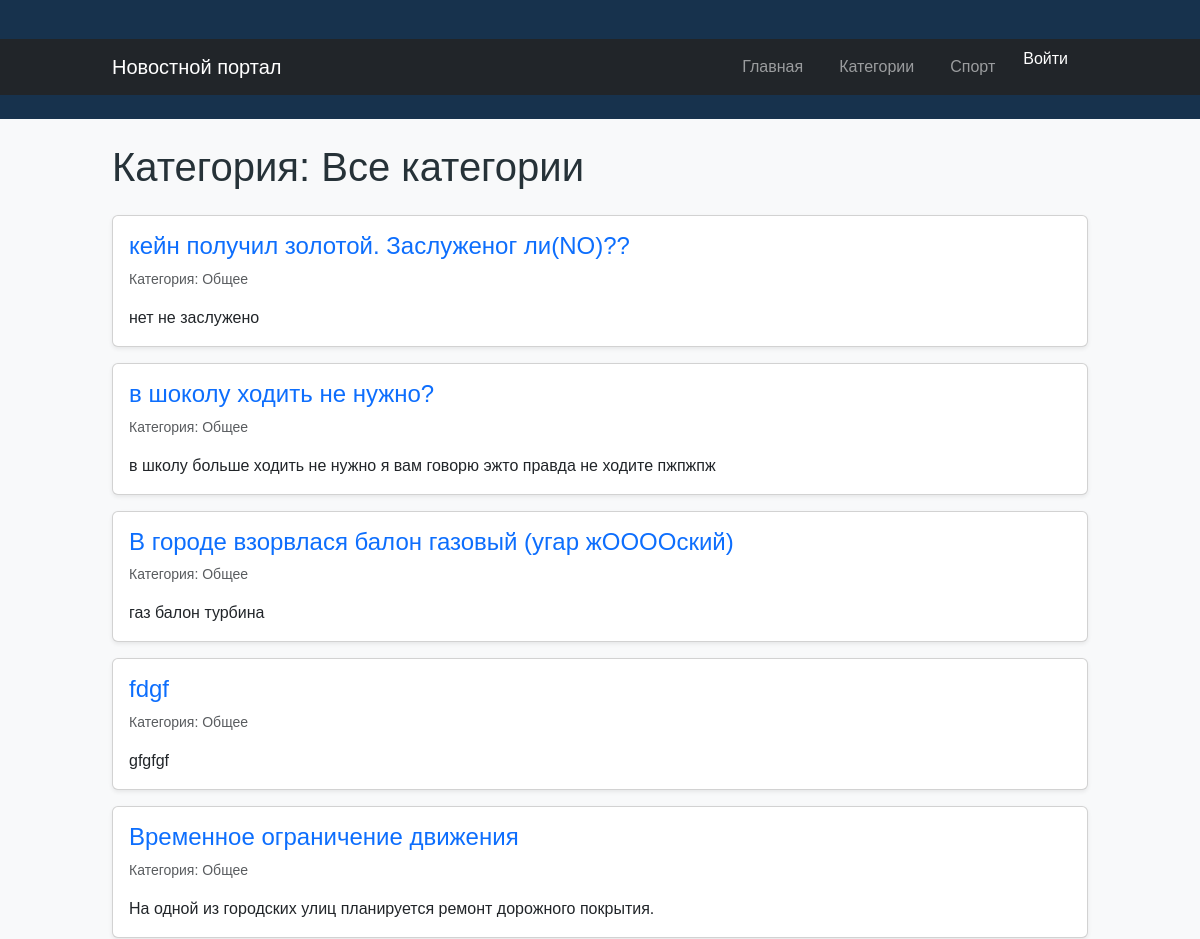
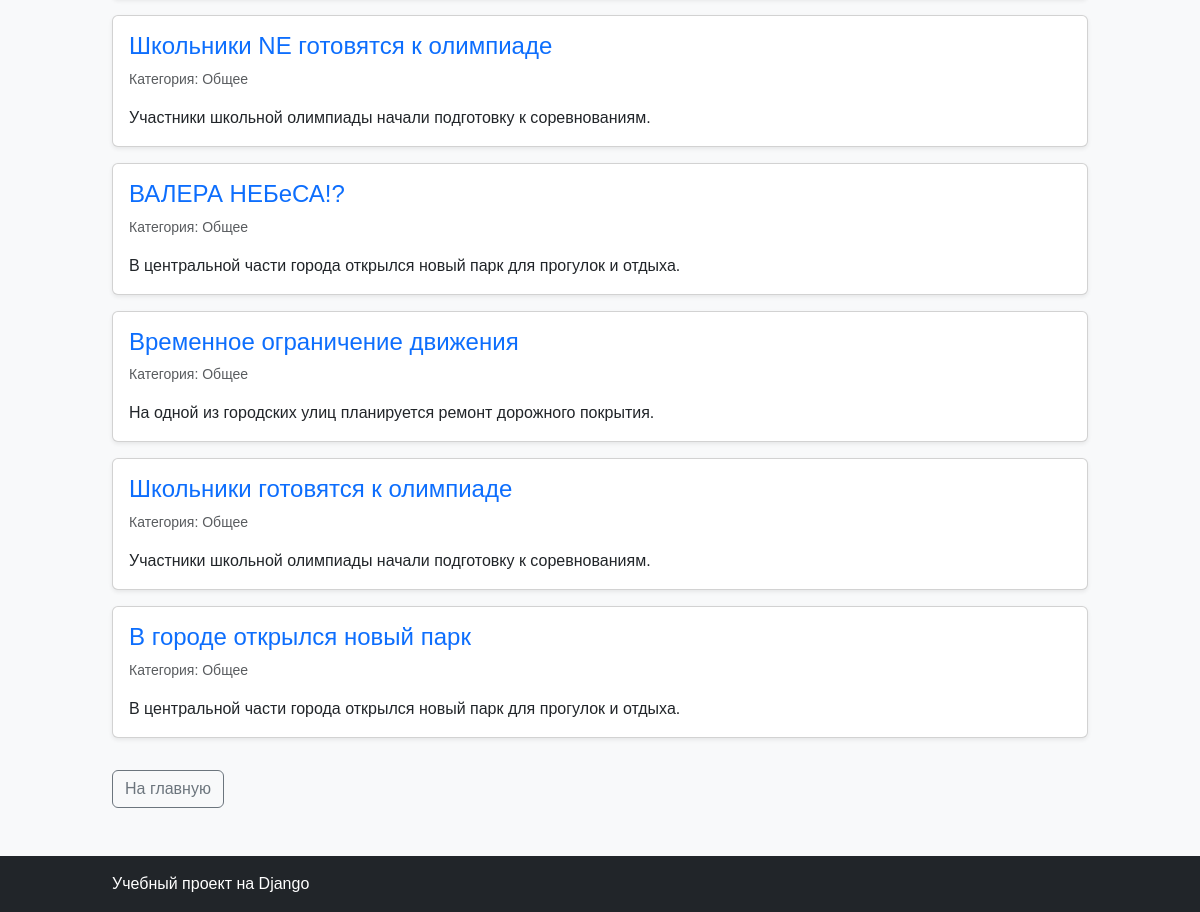
The app's page /category/, older data (2 pictures, top to bottom).
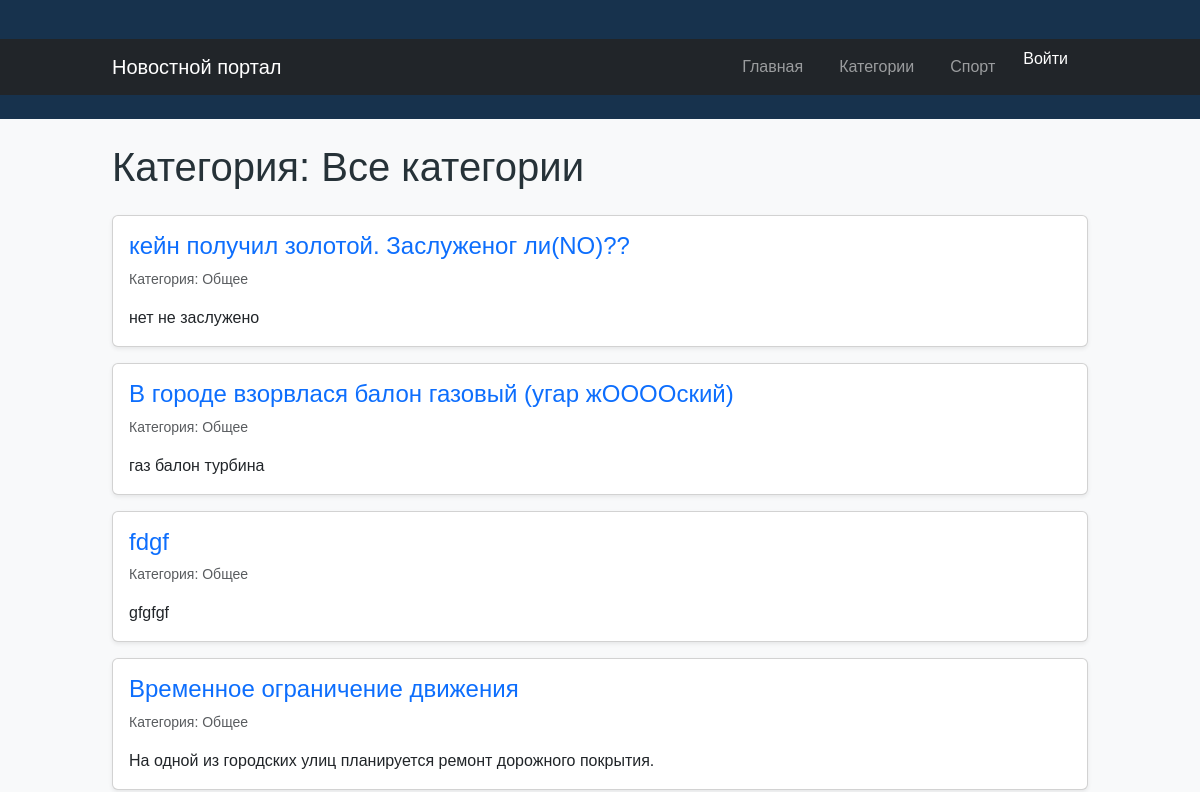
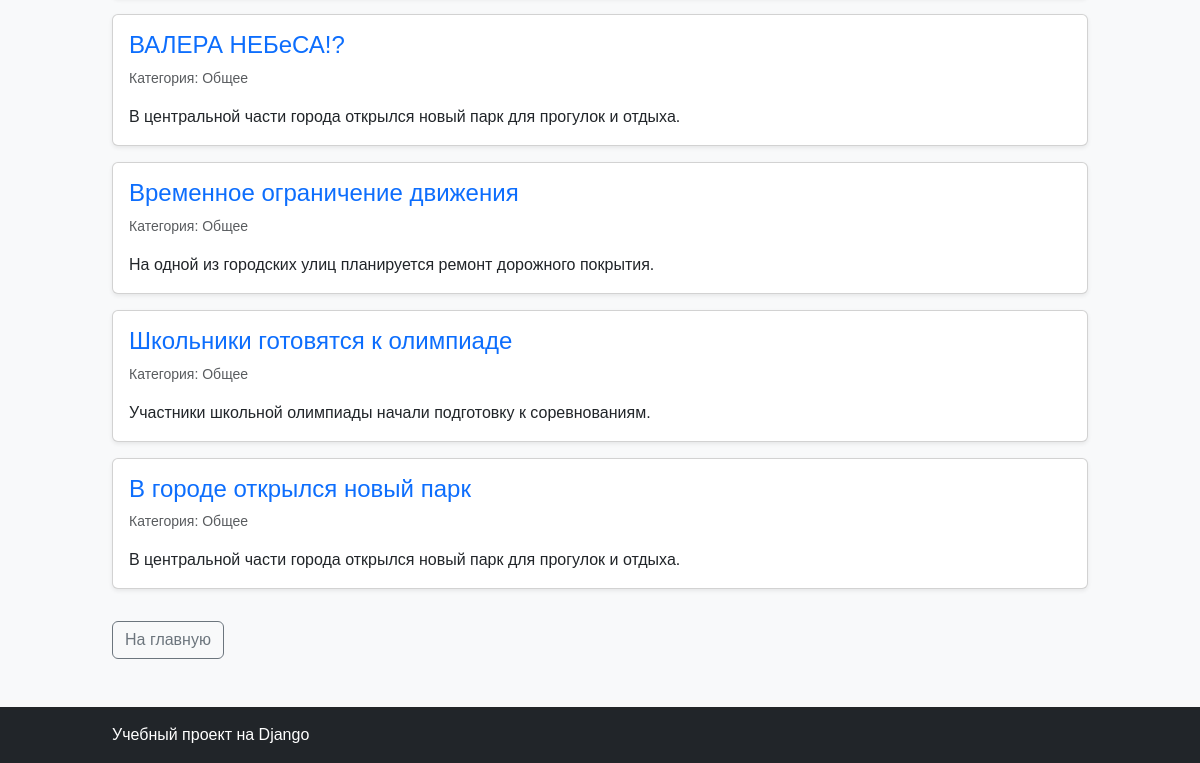
The same page, newer data (2 pictures, top to bottom).
### news/models.py (models this page shows, shortened)
class Article(models.Model):
    title = models.CharField(
        max_length=200,
        verbose_name="Заголовок",
    )
    content = models.TextField(
        verbose_name="Текст новости",
    )
    created_at = models.DateTimeField(
        auto_now_add=True,
        verbose_name="Дата создания",
    )
    is_published = models.BooleanField(
        default=False,
        verbose_name="Опубликована",
    )
    is_active = models.BooleanField(
        default=True,
        verbose_name="Активна"
    )
    author = models.CharField(
        max_length=100,
        default="Редакция",
        verbose_name="Автор",
    )
    category = models.CharField(
        max_length=100,
        default="Общее",
        verbose_name="Категория",
    )
    image = models.ImageField(
        upload_to="articles/",
        blank=True,
        null=True,
        verbose_name="Изображение"
    )

### news/views.py (the view)
# urls.py: path("category/", views.category, name="category"),
def category(request, category_name=None):
    if category_name is None:
        articles = Article.objects.filter(
            is_published=True
        ).order_by("-created_at")
        category_name = "Все категории"
    else:
        articles = Article.objects.filter(
            is_published=True,
            category__iexact=category_name,
        ).order_by("-created_at")
    context = {
        "articles": articles,
        "category_name": category_name,
    }
    return render(
        request,
        "news/category.html",
        context,
    )

### news/templates/news/category.html (shortened to what this page needs)
{% extends "news/base.html" %}
{% block content %}
<h1 class="mb-4">
    Категория: {{ category_name }}
</h1>
<div class="row">
    {% for article in articles %}
        <div class="col-12 mb-3">
            <div class="card shadow-sm">
                <div class="card-body">
                    <h2 class="h4 card-title">
                        <a
                            href="{% url 'article_detail' article_id=article.id %}"
                            class="text-decoration-none"
                        >
                            {{ article.title }}
                        </a>
                    </h2>
                    <p class="text-muted small">
                        Категория: {{ article.category }}
                    </p>
                    <p class="card-text">
                        {{ article.content|truncatewords:25 }}
                    </p>
                </div>
            </div>
        </div>
    {% empty %}
        <div class="col-12">
            <div class="alert alert-info">
                В этой категории пока нет опубликованных новостей.
            </div>
        </div>
    {% endfor %}
</div>
<a href="{% url 'home' %}" class="btn btn-outline-secondary mt-3">
    На главную
</a>
{% endblock %}

### news/templates/news/base.html (shortened to what this page needs)
{% load static %}
<!DOCTYPE html>
<html lang="ru">
<head>
    <link
        href="https://cdn.jsdelivr.net/npm/bootstrap@5.3.8/dist/css/bootstrap.min.css"
        rel="stylesheet"
    >
    <link rel="stylesheet" href="{% static 'news/style.css' %}">
</head>
<body class="bg-light">
<header>
    <nav class="navbar navbar-expand-lg navbar-dark bg-dark">
        <div class="container">
            <a class="navbar-brand" href="{% url 'home' %}">
                Новостной портал
            </a>
            <div class="navbar-nav">
                <a class="nav-link" href="{% url 'home' %}">
                    Главная
                </a>
                <a class="nav-link" href="{% url 'category' %}">
                    Категории
                </a>
                <a class="nav-link" href="{% url 'category_detail' category_name='Спорт' %}">Спорт</a>
                {% if user.is_authenticated %}
                <span>
                    Вы вошли как: {{ user.username }}
                </span>
                <form
                method="POST"
                action="{% url 'logout' %}"
                style="display: inline;"
                >
                {% csrf_token %}
                <button type="submit">
                    Выйти
                </button>
                </form>
                {% else %}
                <a href="{% url 'login' %}">
                    Войти
                </a>
                {% endif %}
            </div>
        </div>
    </nav>
</header>
<main class="container py-4">
    {% block content %}
    {% endblock %}
</main>
<footer class="bg-dark text-white py-3 mt-4">
    <div class="container">
        <p class="mb-0">Учебный проект на Django</p>
    </div>
</footer>
</body>
</html>

### news/static/news/style.css (style rules this page uses)
body { margin: 0; background-color: #f3f5f7; color: #263238; font-family: Arial, sans-serif; }
header { background-color: #17324d; color: white; padding: 24px 0; }
.container { width: 90%; max-width: 1000px; margin: 0 auto; }
nav { margin-top: 15px; }
nav a { color: white; text-decoration: none; margin-right: 20px; }
main { padding-top: 25px; padding-bottom: 40px; }
footer { background-color: #e1e7ec; padding: 20px 0; color: #455a64; }

Row changes from the older to the newer data that the page shows:
removed Article: title "в шоколу ходить не нужно?", category "Общее", content "в школу больше ходить не нужно я вам говорю эжто правда не ходите пжпжпж"
removed Article: title "Школьники NE готовятся к олимпиаде", category "Общее", content "Участники школьной олимпиады начали подготовку к соревнованиям."
